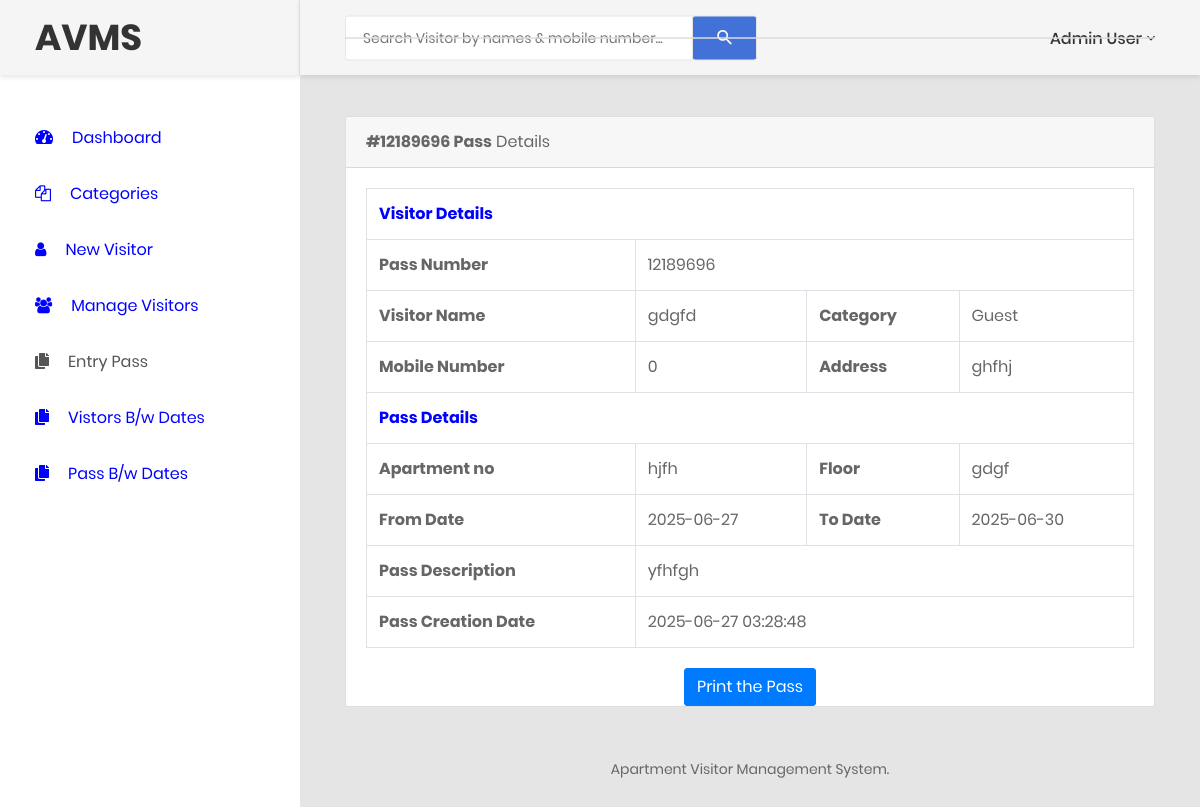
/pass-details.php?pid=4 (signed in), run on the app's committed database.
### tables this page shows
CREATE TABLE `tblvisitorpass` (
  `ID` int(5) NOT NULL,
  `passnumber` bigint(20) DEFAULT NULL,
  `categoryName` varchar(120) DEFAULT NULL,
  `VisitorName` varchar(120) DEFAULT NULL,
  `MobileNumber` bigint(11) DEFAULT NULL,
  `Address` varchar(250) DEFAULT NULL,
  `Apartment` varchar(120) NOT NULL,
  `Floor` varchar(120) NOT NULL,
  `passDetails` varchar(120) DEFAULT NULL,
  `creationDate` timestamp NULL DEFAULT current_timestamp(),
  `fromDate` date DEFAULT NULL,
  `toDate` date NOT NULL
);

### pass-details.php (the view, shortened to what this page needs)
<?php
include('includes/dbconnection.php');
if (strlen($_SESSION['avmsaid']==0)) {
  header('location:logout.php');
  } else{
?>
<!DOCTYPE html>
<html lang="en">
<head>
    <link href="css/font-face.css" rel="stylesheet" media="all">
    <link href="vendor/font-awesome-5/css/fontawesome-all.min.css" rel="stylesheet" media="all">
    <link href="vendor/font-awesome-4.7/css/font-awesome.min.css" rel="stylesheet" media="all">
    <link href="vendor/mdi-font/css/material-design-iconic-font.min.css" rel="stylesheet" media="all">
    <link href="vendor/bootstrap-4.1/bootstrap.min.css" rel="stylesheet" media="all">
    <link href="vendor/animsition/animsition.min.css" rel="stylesheet" media="all">
    <link href="vendor/bootstrap-progressbar/bootstrap-progressbar-3.3.4.min.css" rel="stylesheet" media="all">
    <link href="vendor/wow/animate.css" rel="stylesheet" media="all">
    <link href="vendor/css-hamburgers/hamburgers.min.css" rel="stylesheet" media="all">
    <link href="vendor/slick/slick.css" rel="stylesheet" media="all">
    <link href="vendor/select2/select2.min.css" rel="stylesheet" media="all">
    <link href="vendor/perfect-scrollbar/perfect-scrollbar.css" rel="stylesheet" media="all">
    <link href="css/theme.css" rel="stylesheet" media="all">
</head>
<body class="animsition">
    <div class="page-wrapper">
        <?php include_once('includes/sidebar.php');?>
        <div class="page-container">
            <?php include_once('includes/header.php');?>
            <div class="main-content">
                <div class="section__content section__content--p30">
                    <div class="container-fluid">
                        <div class="row">
                            <div class="col-lg-12">
                                <div class="card" id="divToPrint">
                                    <div class="card-header" >
<?php
$pid=$_GET['pid'];
$ret=mysqli_query($con,"select * from  tblvisitorpass where id='$pid'");
while ($row=mysqli_fetch_array($ret)) {
?>
                                        <strong>#<?php  echo $row['passnumber'];?> Pass</strong>  Details
                                    </div>
                                    <div class="card-body card-block" >
<table border="1" class="table table-bordered mg-b-0" width="100%" border="1">
<tr>
    <th colspan="4" style="color:blue">Visitor Details</th>
</tr>
                                            <tr>
    <th>Pass Number</th>
    <td colspan="3"><?php  echo $row['passnumber'];?></td>
  </tr>
                                            <tr>
    <th>Visitor Name</th>
    <td><?php  echo $row['VisitorName'];?></td>
    <th>Category</th>
    <td><?php  echo $row['categoryName'];?></td>
  </tr>
  <tr>
     <th>Mobile Number</th>
    <td><?php  echo $row['MobileNumber'];?></td>
    <th>Address</th>
    <td colspan="3"><?php  echo $row['Address'];?></td>
  </tr>
<tr>
    <th colspan="4" style="color:blue">Pass Details</th>
</tr>
  <tr>
    <th>Apartment no</th>
    <td><?php  echo $row['Apartment'];?></td>
    <th>Floor</th>
    <td><?php  echo $row['Floor'];?></td>
  </tr>
  <tr>
    <th>From Date</th>
    <td><?php  echo $row['fromDate'];?></td>
    <th>To Date</th>
    <td><?php  echo $row['toDate'];?></td>
  </tr>
  <tr>
    <th>Pass Description</th>
    <td colspan="3"><?php  echo $row['passDetails'];?></td>
  </tr>
    <tr>
    <th>Pass Creation Date</th>
    <td colspan="3"><?php  echo $row['creationDate'];?></td>
  </tr>
</table>
                                    </div>
                                                             <p style="text-align: center;font-size: 20px;color: red">
  <input type="button" class="btn btn-primary" value="Print the Pass" onclick="PrintDiv();" /></p>
                                </div>
                        </div>
                            </div>
<?php include_once('includes/footer.php');?>
                </div>
                </div>
            </div>
        </div>
</body>
</html>
<?php }  ?>
<?php }  ?>

### includes/footer.php
<div class="row">
                            <div class="col-md-12">
                                <div class="copyright">
                                    <p>Apartment Visitor Management System.</p>
                                </div>
                            </div>
                        </div>

### data on the page
tblvisitorpass: passnumber "12189696", VisitorName "gdgfd", categoryName "Guest", MobileNumber "0", Address "ghfhj", Apartment "hjfh", Floor "gdgf", fromDate "2025-06-27", toDate "2025-06-30", passDetails "yfhfgh", creationDate "2025-06-27 03:28:48"
